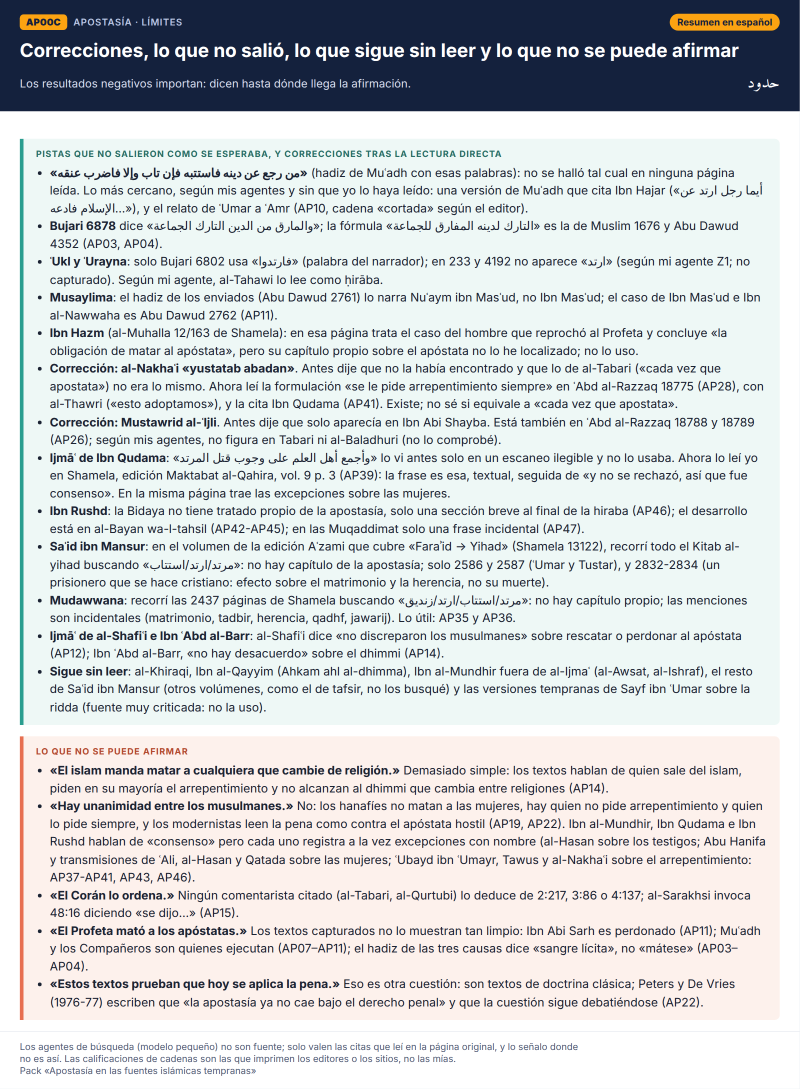
#> input picture apostasia-fuentes-tempranas/AP00c_es.png, 1600 x 2178 px (shown at 1/2 size)
$ python -i genv.py   (imports and definitions only)
#> lines starting #> are read from the running program, lines starting #| are printed output that depends on the picture; after the words box and inside, x2 and y2 are one past the last pixel; in counts of white or black regions, pixels touching at a corner belong together
# -*- coding: utf-8 -*-
import json, re, html, os, glob
from PIL import Image, ImageChops
import importlib, os as _os
MOD=_os.environ.get('CARDMOD','vcards_data'); VAR=_os.environ.get('CARDVAR','VCARDS'); OUT=_os.environ.get('CARDOUT','vcards')
CARDS=getattr(importlib.import_module(MOD),VAR)
import sys
ONLY=sys.argv[1:]
specs = {}
man = {}
# [3 lines not run here, left out]

def trim(src, dst, pad=12):
#> called with src = '../AP00c_es.png', dst = 'out.png', pad = 12
    im = Image.open(src).convert('RGB')
#> im is the input picture: PIL image 1600x2178 RGB; mean R, G, B 206.6, 210.1, 211.6
    bg = Image.new('RGB', im.size, (255, 255, 255))
#> bg: PIL image 1600x2178 RGB; every value is 255
    diff = ImageChops.difference(im, bg).convert('L').point(lambda p: 255 if p > 18 else 0)
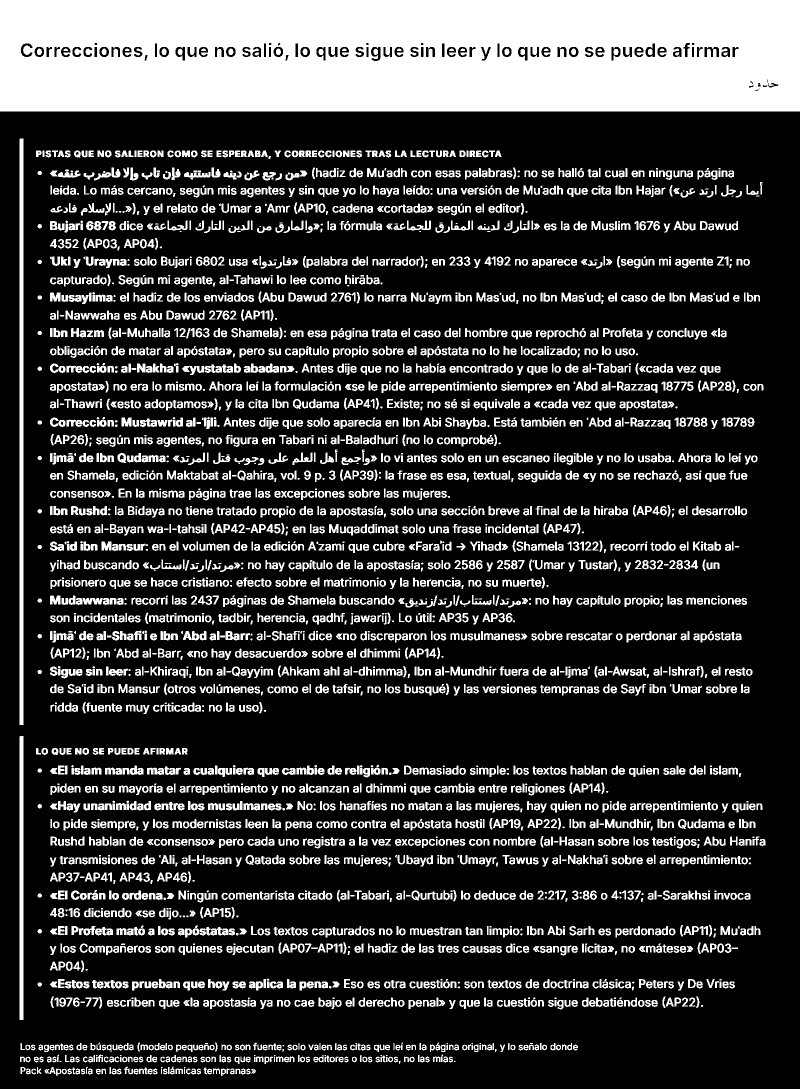
#> diff: PIL image 1600x2178 L (shown at 1/2 size); 22.4% white; 4311 white regions (447 under 20 px), largest, box (x1, y1, x2, y2) and area: (0, 0, 1600, 223) 342476, (39, 277, 47, 1450) 9383, (39, 1472, 47, 2040) 4543
    bb = diff.getbbox()
#> bb = (0, 0, 1600, 2152)
    if bb:
        im = im.crop((max(0, bb[0]-pad), max(0, bb[1]-pad), min(im.width, bb[2]+pad), min(im.height, bb[3]+pad)))
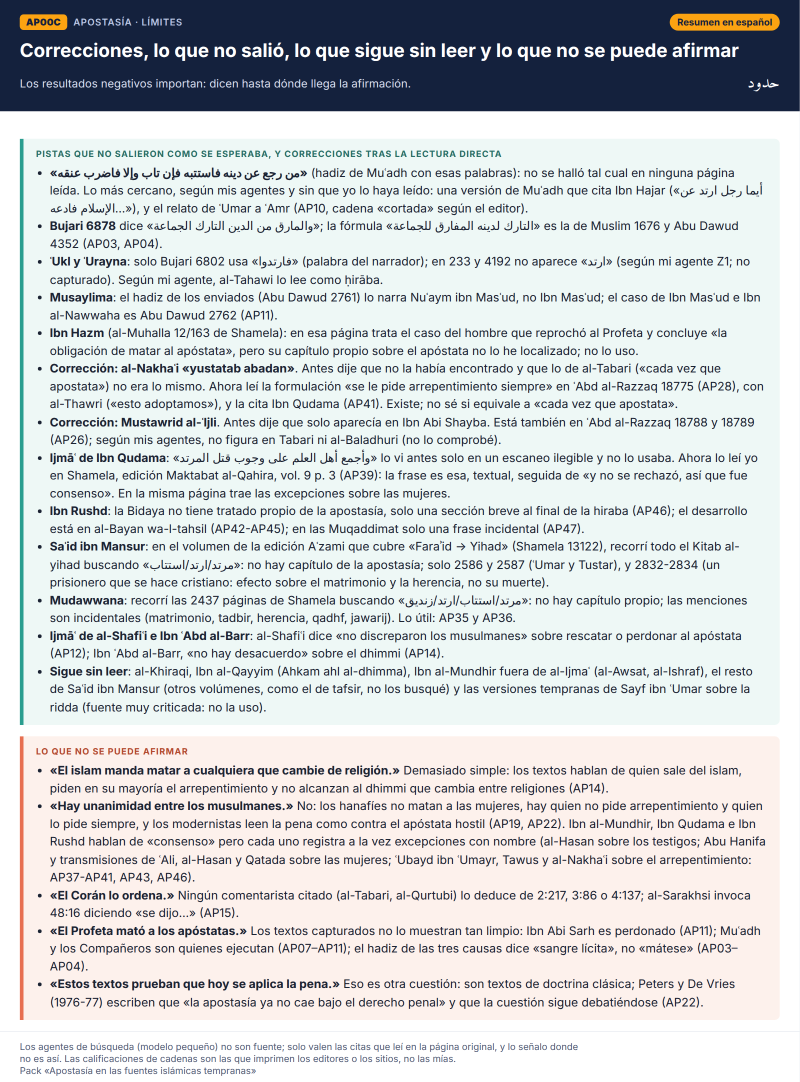
#> im: PIL image 1600x2164 RGB (shown at 1/2 size); mean R, G, B 206.3, 209.8, 211.3
    im.save(dst)
    return im.size

def marks(s):
    s = html.escape(s, quote=False).replace('&lt;br&gt;', '<br>')
    s = re.sub(r'\[\[k:(.+?)\]\]', r'<mark class="k">\1</mark>', s)
    s = re.sub(r'\[\[a:(.+?)\]\]', r'<mark class="a">\1</mark>', s)
    s = re.sub(r'([\u0600-\u06FF\uFB50-\uFDF9\uFE70-\uFEFF][\u0600-\u06FF\uFB50-\uFDF9\uFE70-\uFEFF ]*)', r'<bdi dir="rtl" lang="ar">\1</bdi>', s)
    return s

CSS = """
*{box-sizing:border-box;margin:0;padding:0}
body{background:#dfe4ec;font-family:'Inter',sans-serif;color:#1b2333;-webkit-font-smoothing:antialiased}
.card{width:1280px;background:#fff;margin:0 auto}
.hd{background:#14213d;color:#fff;padding:22px 32px 20px}
.row{display:flex;justify-content:space-between;align-items:center;gap:20px}
.badge{display:inline-flex;gap:10px;align-items:center;font-size:15px;letter-spacing:.06em;text-transform:uppercase;color:#b9c6e4;font-weight:600}
.sec{background:#e76f51;color:#fff;padding:2px 8px;border-radius:5px;letter-spacing:.02em;text-transform:none}
.pos{display:inline-block;margin-top:8px;background:#26365c;color:#ffd77a;padding:3px 10px;border-radius:6px;font-size:16px}
.badge b{background:#fca311;color:#14213d;padding:3px 10px;border-radius:6px;letter-spacing:.02em}
.kind{font-size:15px;font-weight:700;color:#14213d;background:#e5ecf8;padding:4px 12px;border-radius:999px}
.kind.es{background:#fca311}
h1{font-size:30px;line-height:1.25;font-weight:750;margin:14px 0 10px}
.ref{font-size:18px;color:#d5dcec}
.arref{font-family:'Amiri',serif;font-size:27px;direction:rtl;color:#fff;white-space:nowrap}
.bd{padding:26px 32px 18px}
.strip{display:flex;justify-content:flex-end;margin-bottom:14px}
.strip img{max-height:86px;border:1px solid #e3e7ee;border-radius:6px}
.seg{border:1px solid #d6dbe4;border-radius:8px;overflow:hidden;background:#fff}
.seg img{display:block;width:100%}
.gap{text-align:center;color:#8a93a6;font-size:22px;margin:8px 0;letter-spacing:.2em}
.tr{background:#fff8d6;border-radius:8px;padding:22px 26px;font-size:22px;line-height:1.62}
.tr p+p{margin-top:12px}
mark{border-radius:4px;padding:1px 3px;color:#111;-webkit-box-decoration-break:clone;box-decoration-break:clone}
mark.k{background:#ffb000}
mark.a{background:#9fd3f5}
bdi[lang=ar]{font-family:'Amiri',serif;font-size:1.12em}
.box{margin-top:18px;border-left:6px solid #2a9d8f;background:#eef8f6;padding:14px 20px;border-radius:0 8px 8px 0;font-size:19px;line-height:1.5}
.box.ojo{border-color:#e76f51;background:#fdf1ec}
.box h3{font-size:14px;text-transform:uppercase;letter-spacing:.08em;margin-bottom:4px;color:#2a6f67}
.box.ojo h3{color:#b44a2f}
.ft{padding:14px 32px 20px;border-top:1px solid #e6e9ef;font-size:15px;color:#566079;display:flex;justify-content:space-between;gap:24px;align-items:flex-start}
.ft .u{max-width:900px;overflow-wrap:anywhere}
.lg{display:flex;gap:12px;flex-wrap:wrap;justify-content:flex-end;white-space:nowrap}
.lg span{display:inline-flex;align-items:center;gap:6px}
.lg i{display:inline-block;width:18px;height:14px;border-radius:3px}
"""

def legend(has_alt, es=False):
    items = []
    if not es: items.append('<span><i style="background:#fff0a0"></i>pasaje citado</span>')
    items.append('<span><i style="background:#ffb000"></i>frase clave</span>')
    if has_alt: items.append('<span><i style="background:#9fd3f5"></i>matiz / en contra</span>')
    return '<div class="lg">' + ''.join(items) + '</div>'

def header(c, kind):
    k = '<span class="kind es">Traducción al español</span>' if kind == 'es' else f'<span class="kind">Texto original en {c.get("lang","árabe")}</span>'
    sec = ' <span class="sec">fuente secundaria</span>' if c.get('secondary') else ''
    return f'''<div class="hd"><div class="row"><div class="badge"><b>{c["id"]}</b>{html.escape(c.get("tag") or (c["year"] + " · " + c["who"]) if c.get("year") else c.get("tag",""))}{sec}</div>{k}</div>
<h1>{html.escape(c["title"])}</h1>
<div class="row"><div class="ref">{html.escape(c["ref"])}{('<br><span class="pos">' + html.escape(c['chip']) + '</span>') if c.get('chip') else ''}</div><div class="arref">{c["ar_ref"]}</div></div></div>'''

def footer(c, has_alt, es=False):
    note = c.get('trnote', 'Traducción literal propia; entre corchetes, aclaraciones. ') if es else ''
    return f'''<div class="ft"><div class="u">{note}Fuente: {html.escape(c["site"])}<br>{html.escape(c["url"])}<br>{html.escape(c.get('uso',''))}</div>{legend(has_alt, es)}</div>'''

# [27 lines not run here, left out]

>>> result = trim('../AP00c_es.png', 'out.png')
#> result = (1600, 2164)

$ run again, on apostasia-fuentes-tempranas/AP18_ar.png
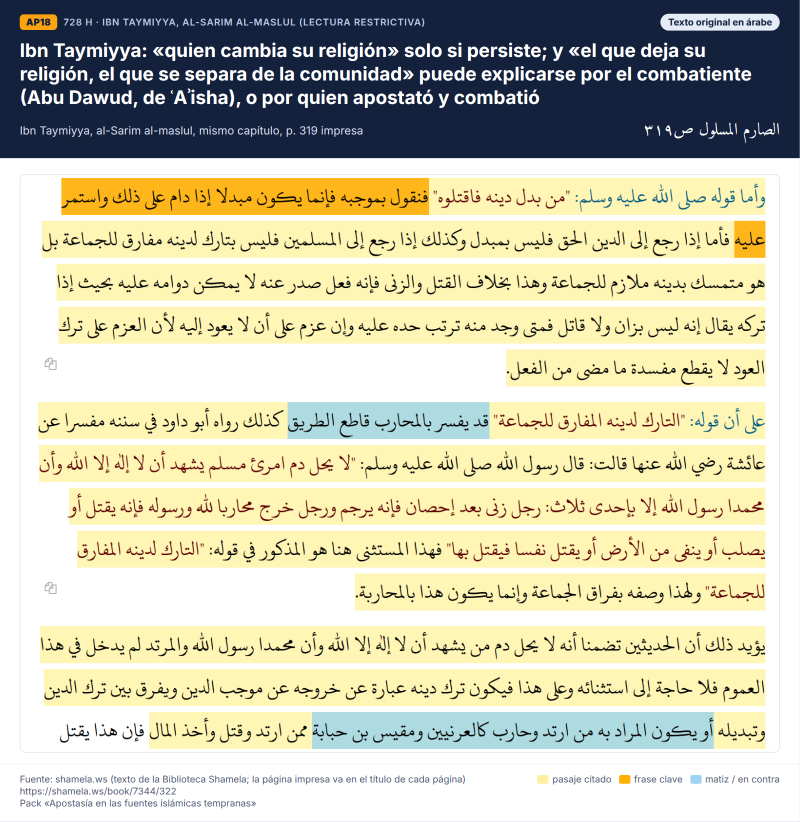
#> input picture apostasia-fuentes-tempranas/AP18_ar.png, 1600 x 1644 px (shown at 1/2 size)
#> in trim, im is the input picture: PIL image 1600x1644 RGB; mean R, G, B 204.2, 201.9, 178.7
#> bg: PIL image 1600x1644 RGB; every value is 255
#> in trim, `diff = ImageChops.difference(im, bg).convert('L').point(lambda p: 255 ..`:
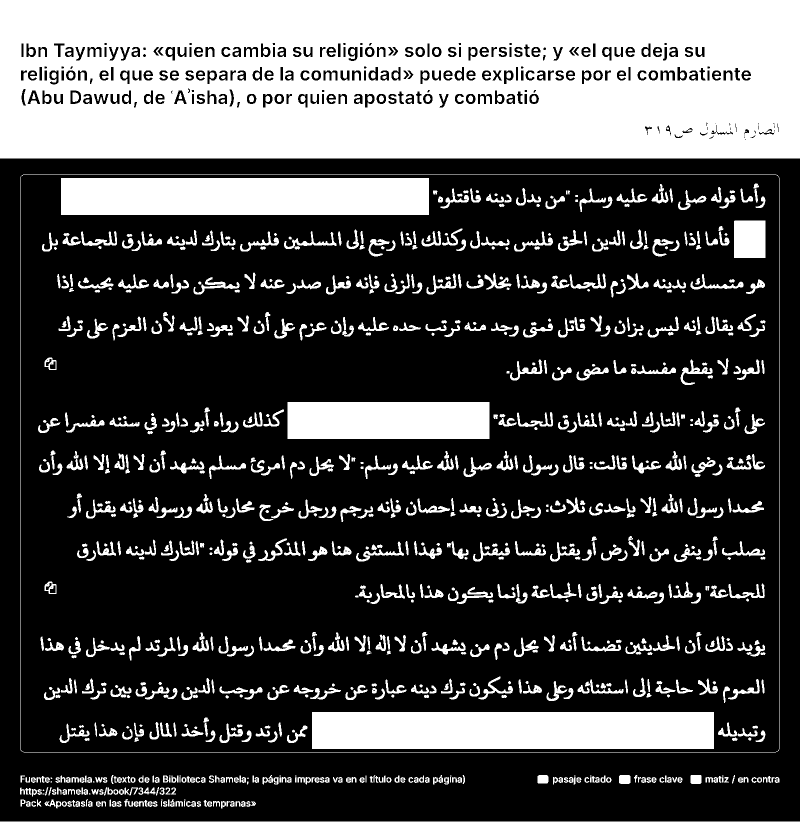
#> diff: PIL image 1600x1644 L (shown at 1/2 size); 29.8% white; 1061 white regions (19 under 20 px), largest, box (x1, y1, x2, y2) and area: (0, 0, 1600, 317) 466934, (624, 1424, 1428, 1498) 59496, (122, 356, 858, 430) 54464
#> bb = (0, 0, 1600, 1644)

$ run again, on apostasia-fuentes-tempranas/AP21_ar.png
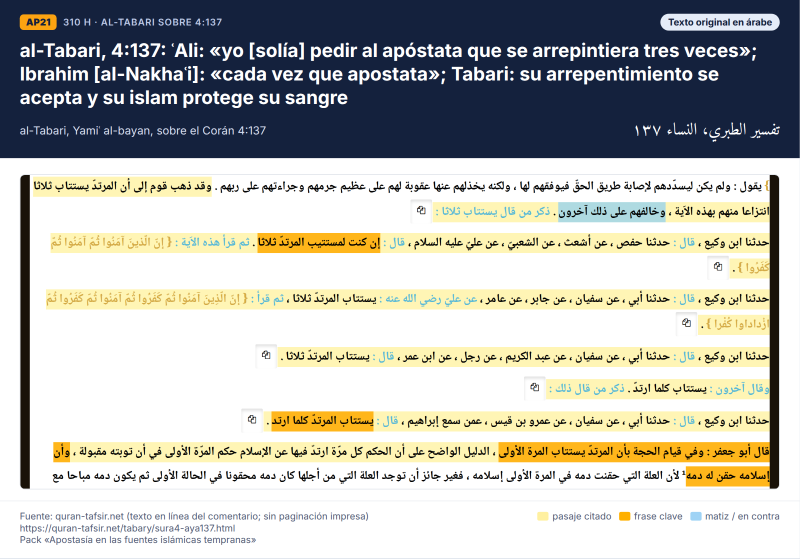
#> input picture apostasia-fuentes-tempranas/AP21_ar.png, 1600 x 1118 px (shown at 1/2 size)
#> in trim, im is the input picture: PIL image 1600x1118 RGB; mean R, G, B 184.9, 185.4, 179.9
#> bg: PIL image 1600x1118 RGB; every value is 255
#> in trim, `diff = ImageChops.difference(im, bg).convert('L').point(lambda p: 255 ..`:
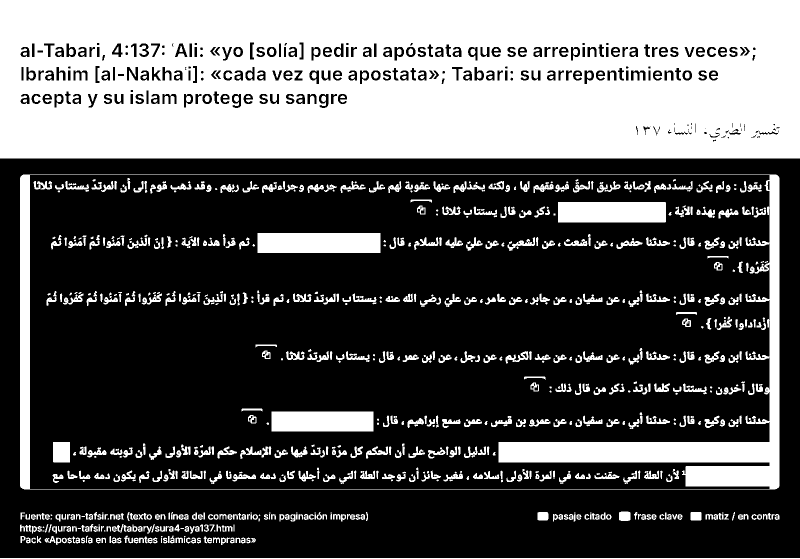
#> diff: PIL image 1600x1118 L (shown at 1/2 size); 36% white; 932 white regions (192 under 20 px), largest, box (x1, y1, x2, y2) and area: (0, 0, 1600, 317) 471443, (40, 349, 1559, 979) 59250, (515, 466, 761, 506) 9840
#> bb = (0, 0, 1600, 1118)

$ run again, on apostasia-fuentes-tempranas/AP26_ar.png
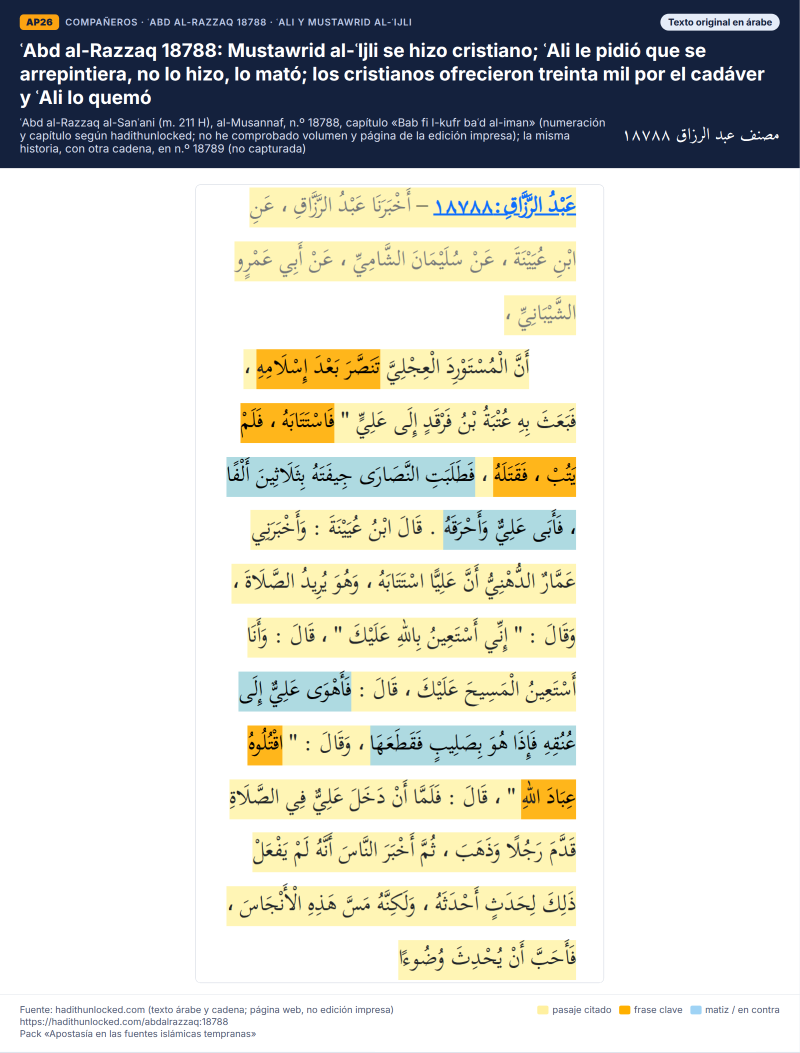
#> input picture apostasia-fuentes-tempranas/AP26_ar.png, 1600 x 2105 px (shown at 1/2 size)
#> in trim, im is the input picture: PIL image 1600x2105 RGB; mean R, G, B 214.5, 215.1, 207.3
#> bg: PIL image 1600x2105 RGB; every value is 255
#> in trim, `diff = ImageChops.difference(im, bg).convert('L').point(lambda p: 255 ..`:
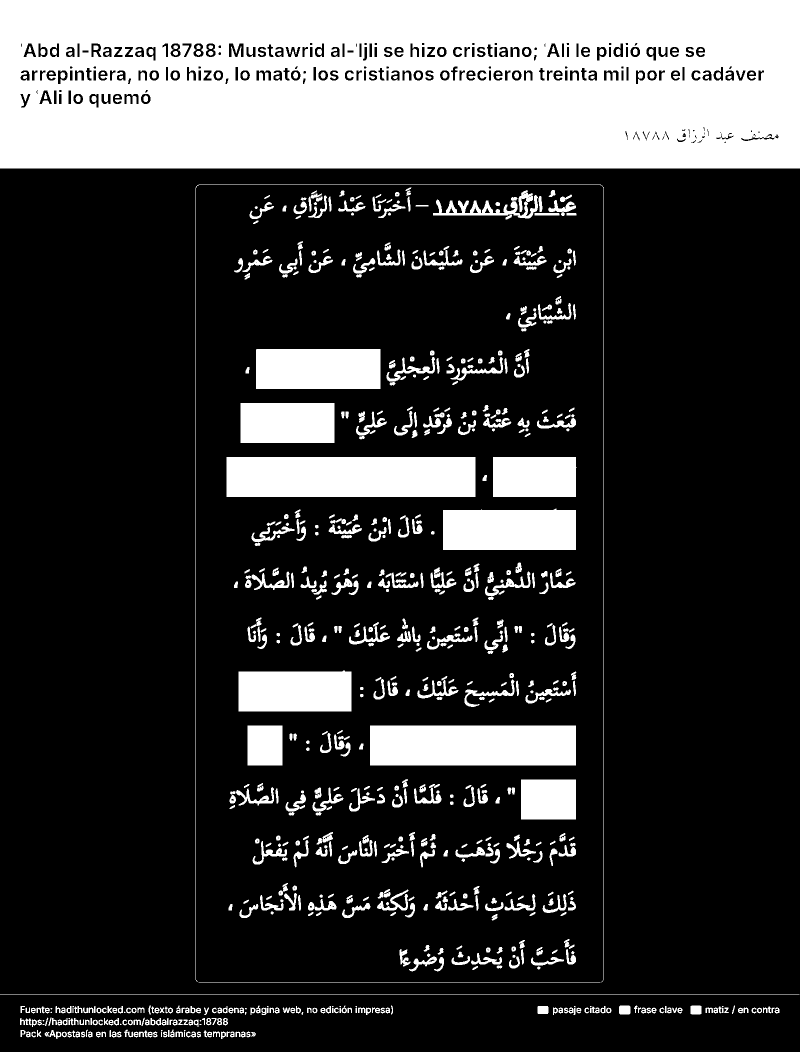
#> diff: PIL image 1600x2105 L (shown at 1/2 size); 23.5% white; 806 white regions (23 under 20 px), largest, box (x1, y1, x2, y2) and area: (0, 0, 1600, 337) 506848, (453, 914, 951, 994) 39840, (740, 1451, 1152, 1531) 32960
#> bb = (0, 0, 1600, 2105)
